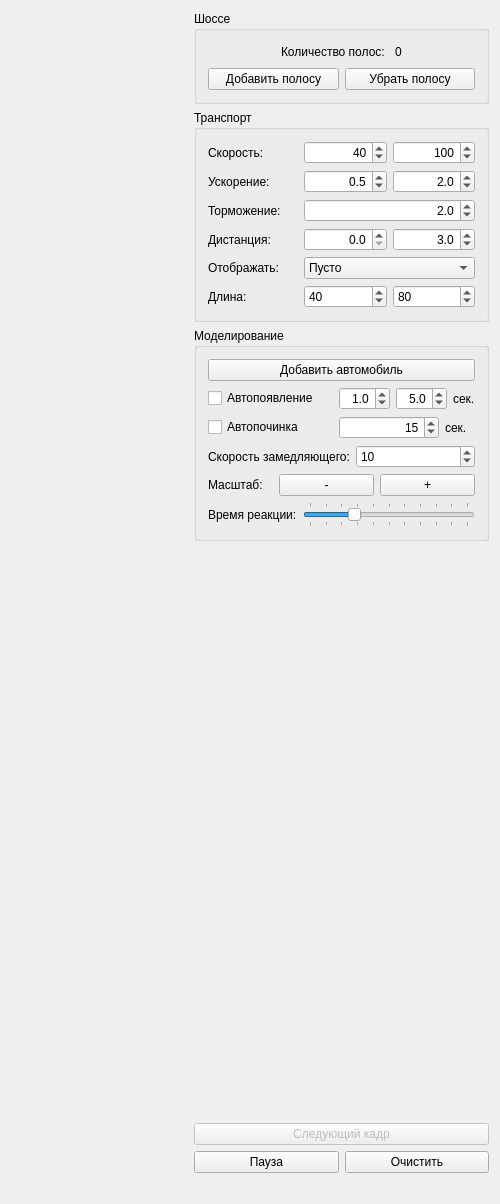
<?xml version="1.0" encoding="UTF-8"?>
<ui version="4.0">
 <class>ManipulatorWindow</class>
 <widget class="QMainWindow" name="ManipulatorWindow">
  <property name="windowModality">
   <enum>Qt::NonModal</enum>
  </property>
  <property name="geometry">
   <rect>
    <x>0</x>
    <y>0</y>
    <width>500</width>
    <height>1204</height>
   </rect>
  </property>
  <property name="sizePolicy">
   <sizepolicy hsizetype="MinimumExpanding" vsizetype="MinimumExpanding">
    <horstretch>0</horstretch>
    <verstretch>0</verstretch>
   </sizepolicy>
  </property>
  <property name="minimumSize">
   <size>
    <width>0</width>
    <height>0</height>
   </size>
  </property>
  <property name="windowTitle">
   <string>Highway</string>
  </property>
  <property name="toolTip">
   <string/>
  </property>
  <property name="tabShape">
   <enum>QTabWidget::Rounded</enum>
  </property>
  <property name="dockOptions">
   <set>QMainWindow::AllowTabbedDocks|QMainWindow::AnimatedDocks</set>
  </property>
  <widget class="QWidget" name="centralWidget">
   <layout class="QHBoxLayout" name="horizontalLayout_3">
    <item>
     <spacer name="highwaySpacerLeft">
      <property name="orientation">
       <enum>Qt::Horizontal</enum>
      </property>
      <property name="sizeHint" stdset="0">
       <size>
        <width>40</width>
        <height>20</height>
       </size>
      </property>
     </spacer>
    </item>
    <item>
     <layout class="QHBoxLayout" name="roadLayout">
      <property name="spacing">
       <number>0</number>
      </property>
      <property name="leftMargin">
       <number>10</number>
      </property>
      <property name="rightMargin">
       <number>10</number>
      </property>
     </layout>
    </item>
    <item>
     <spacer name="highwaySpacerRight">
      <property name="orientation">
       <enum>Qt::Horizontal</enum>
      </property>
      <property name="sizeHint" stdset="0">
       <size>
        <width>40</width>
        <height>20</height>
       </size>
      </property>
     </spacer>
    </item>
    <item>
     <layout class="QVBoxLayout" name="settingsLayout">
      <item>
       <widget class="QGroupBox" name="highwayBox">
        <property name="title">
         <string>Шоссе</string>
        </property>
        <layout class="QVBoxLayout" name="verticalLayout_2">
         <item>
          <layout class="QHBoxLayout" name="nLanes">
           <item>
            <spacer name="nLanesSpacerLeft">
             <property name="orientation">
              <enum>Qt::Horizontal</enum>
             </property>
             <property name="sizeHint" stdset="0">
              <size>
               <width>40</width>
               <height>20</height>
              </size>
             </property>
            </spacer>
           </item>
           <item>
            <widget class="QLabel" name="nLanesTextLabel">
             <property name="text">
              <string>Количество полос: </string>
             </property>
            </widget>
           </item>
           <item>
            <widget class="QLabel" name="nLanesLabel">
             <property name="text">
              <string>0</string>
             </property>
            </widget>
           </item>
           <item>
            <spacer name="nLanesSpacerRight">
             <property name="orientation">
              <enum>Qt::Horizontal</enum>
             </property>
             <property name="sizeHint" stdset="0">
              <size>
               <width>40</width>
               <height>20</height>
              </size>
             </property>
            </spacer>
           </item>
          </layout>
         </item>
         <item>
          <layout class="QHBoxLayout" name="buttonsLane">
           <item>
            <widget class="QPushButton" name="addLaneButton">
             <property name="text">
              <string>Добавить полосу</string>
             </property>
            </widget>
           </item>
           <item>
            <widget class="QPushButton" name="deleteLaneButton">
             <property name="text">
              <string>Убрать полосу</string>
             </property>
            </widget>
           </item>
          </layout>
         </item>
        </layout>
       </widget>
      </item>
      <item>
       <widget class="QGroupBox" name="transportBox">
        <property name="title">
         <string>Транспорт</string>
        </property>
        <layout class="QVBoxLayout" name="verticalLayout">
         <item>
          <layout class="QHBoxLayout" name="speedLayout">
           <item>
            <widget class="QLabel" name="speedLabel">
             <property name="minimumSize">
              <size>
               <width>90</width>
               <height>0</height>
              </size>
             </property>
             <property name="maximumSize">
              <size>
               <width>90</width>
               <height>16777215</height>
              </size>
             </property>
             <property name="text">
              <string>Скорость:</string>
             </property>
            </widget>
           </item>
           <item>
            <widget class="QSpinBox" name="spinMinSpeedBox">
             <property name="alignment">
              <set>Qt::AlignRight|Qt::AlignTrailing|Qt::AlignVCenter</set>
             </property>
             <property name="minimum">
              <number>10</number>
             </property>
             <property name="maximum">
              <number>130</number>
             </property>
             <property name="singleStep">
              <number>5</number>
             </property>
             <property name="value">
              <number>40</number>
             </property>
            </widget>
           </item>
           <item>
            <widget class="QSpinBox" name="spinMaxSpeedBox">
             <property name="alignment">
              <set>Qt::AlignRight|Qt::AlignTrailing|Qt::AlignVCenter</set>
             </property>
             <property name="minimum">
              <number>10</number>
             </property>
             <property name="maximum">
              <number>130</number>
             </property>
             <property name="singleStep">
              <number>5</number>
             </property>
             <property name="value">
              <number>100</number>
             </property>
            </widget>
           </item>
          </layout>
         </item>
         <item>
          <layout class="QHBoxLayout" name="accelerationLayout">
           <item>
            <widget class="QLabel" name="accelerationLabel">
             <property name="minimumSize">
              <size>
               <width>90</width>
               <height>0</height>
              </size>
             </property>
             <property name="maximumSize">
              <size>
               <width>90</width>
               <height>16777215</height>
              </size>
             </property>
             <property name="text">
              <string>Ускорение:</string>
             </property>
            </widget>
           </item>
           <item>
            <widget class="QDoubleSpinBox" name="spinMinAccBox">
             <property name="alignment">
              <set>Qt::AlignRight|Qt::AlignTrailing|Qt::AlignVCenter</set>
             </property>
             <property name="decimals">
              <number>1</number>
             </property>
             <property name="minimum">
              <double>0.000000000000000</double>
             </property>
             <property name="maximum">
              <double>1.000000000000000</double>
             </property>
             <property name="singleStep">
              <double>0.100000000000000</double>
             </property>
             <property name="value">
              <double>0.500000000000000</double>
             </property>
            </widget>
           </item>
           <item>
            <widget class="QDoubleSpinBox" name="spinMaxAccBox">
             <property name="alignment">
              <set>Qt::AlignRight|Qt::AlignTrailing|Qt::AlignVCenter</set>
             </property>
             <property name="decimals">
              <number>1</number>
             </property>
             <property name="minimum">
              <double>0.100000000000000</double>
             </property>
             <property name="maximum">
              <double>10.000000000000000</double>
             </property>
             <property name="singleStep">
              <double>0.100000000000000</double>
             </property>
             <property name="value">
              <double>2.000000000000000</double>
             </property>
            </widget>
           </item>
          </layout>
         </item>
         <item>
          <layout class="QHBoxLayout" name="decelerationLayout">
           <item>
            <widget class="QLabel" name="decelerationLabel">
             <property name="maximumSize">
              <size>
               <width>90</width>
               <height>16777215</height>
              </size>
             </property>
             <property name="text">
              <string>Торможение:</string>
             </property>
            </widget>
           </item>
           <item>
            <widget class="QDoubleSpinBox" name="spinMaxDecBox">
             <property name="alignment">
              <set>Qt::AlignRight|Qt::AlignTrailing|Qt::AlignVCenter</set>
             </property>
             <property name="decimals">
              <number>1</number>
             </property>
             <property name="minimum">
              <double>1.000000000000000</double>
             </property>
             <property name="maximum">
              <double>5.000000000000000</double>
             </property>
             <property name="singleStep">
              <double>0.100000000000000</double>
             </property>
             <property name="value">
              <double>2.000000000000000</double>
             </property>
            </widget>
           </item>
          </layout>
         </item>
         <item>
          <layout class="QHBoxLayout" name="distanceLayout">
           <item>
            <widget class="QLabel" name="distanceLabel">
             <property name="minimumSize">
              <size>
               <width>90</width>
               <height>0</height>
              </size>
             </property>
             <property name="maximumSize">
              <size>
               <width>90</width>
               <height>16777215</height>
              </size>
             </property>
             <property name="text">
              <string>Дистанция:</string>
             </property>
            </widget>
           </item>
           <item>
            <widget class="QDoubleSpinBox" name="spinMinDistanceBox">
             <property name="alignment">
              <set>Qt::AlignRight|Qt::AlignTrailing|Qt::AlignVCenter</set>
             </property>
             <property name="decimals">
              <number>1</number>
             </property>
             <property name="minimum">
              <double>0.000000000000000</double>
             </property>
             <property name="maximum">
              <double>3.000000000000000</double>
             </property>
             <property name="singleStep">
              <double>0.100000000000000</double>
             </property>
            </widget>
           </item>
           <item>
            <widget class="QDoubleSpinBox" name="spinMaxDistanceBox">
             <property name="alignment">
              <set>Qt::AlignRight|Qt::AlignTrailing|Qt::AlignVCenter</set>
             </property>
             <property name="decimals">
              <number>1</number>
             </property>
             <property name="minimum">
              <double>0.000000000000000</double>
             </property>
             <property name="maximum">
              <double>5.000000000000000</double>
             </property>
             <property name="singleStep">
              <double>0.100000000000000</double>
             </property>
             <property name="value">
              <double>3.000000000000000</double>
             </property>
            </widget>
           </item>
          </layout>
         </item>
         <item>
          <layout class="QHBoxLayout" name="horizontalLayout">
           <item>
            <widget class="QLabel" name="label_2">
             <property name="minimumSize">
              <size>
               <width>90</width>
               <height>0</height>
              </size>
             </property>
             <property name="maximumSize">
              <size>
               <width>90</width>
               <height>16777215</height>
              </size>
             </property>
             <property name="text">
              <string>Отображать: </string>
             </property>
            </widget>
           </item>
           <item>
            <widget class="QComboBox" name="carTextComboBox">
             <property name="currentText">
              <string>Пусто</string>
             </property>
             <item>
              <property name="text">
               <string>Пусто</string>
              </property>
             </item>
             <item>
              <property name="text">
               <string>Скорость</string>
              </property>
             </item>
             <item>
              <property name="text">
               <string>Номер</string>
              </property>
             </item>
             <item>
              <property name="text">
               <string>Состояние</string>
              </property>
             </item>
             <item>
              <property name="text">
               <string>Позиция</string>
              </property>
             </item>
            </widget>
           </item>
          </layout>
         </item>
         <item>
          <layout class="QHBoxLayout" name="horizontalLayout_4">
           <item>
            <widget class="QLabel" name="carLengthLabel">
             <property name="minimumSize">
              <size>
               <width>90</width>
               <height>0</height>
              </size>
             </property>
             <property name="maximumSize">
              <size>
               <width>90</width>
               <height>16777215</height>
              </size>
             </property>
             <property name="text">
              <string>Длина:</string>
             </property>
            </widget>
           </item>
           <item>
            <widget class="QSpinBox" name="spinMinCarLengthBox">
             <property name="minimum">
              <number>30</number>
             </property>
             <property name="maximum">
              <number>120</number>
             </property>
             <property name="singleStep">
              <number>5</number>
             </property>
             <property name="value">
              <number>40</number>
             </property>
            </widget>
           </item>
           <item>
            <widget class="QSpinBox" name="spinMaxCarLengthBox">
             <property name="minimum">
              <number>30</number>
             </property>
             <property name="maximum">
              <number>120</number>
             </property>
             <property name="singleStep">
              <number>5</number>
             </property>
             <property name="value">
              <number>80</number>
             </property>
            </widget>
           </item>
          </layout>
         </item>
        </layout>
       </widget>
      </item>
      <item>
       <widget class="QGroupBox" name="modellingBox">
        <property name="title">
         <string>Моделирование</string>
        </property>
        <layout class="QVBoxLayout" name="verticalLayout_3">
         <item>
          <widget class="QPushButton" name="addCarButton">
           <property name="text">
            <string>Добавить автомобиль</string>
           </property>
          </widget>
         </item>
         <item>
          <layout class="QHBoxLayout" name="autoAppear">
           <item>
            <widget class="QCheckBox" name="autoAppearCheckBox">
             <property name="minimumSize">
              <size>
               <width>125</width>
               <height>0</height>
              </size>
             </property>
             <property name="maximumSize">
              <size>
               <width>125</width>
               <height>16777215</height>
              </size>
             </property>
             <property name="text">
              <string>Автопоявление</string>
             </property>
            </widget>
           </item>
           <item>
            <widget class="QDoubleSpinBox" name="spinMinAppearTimeBox">
             <property name="alignment">
              <set>Qt::AlignRight|Qt::AlignTrailing|Qt::AlignVCenter</set>
             </property>
             <property name="decimals">
              <number>1</number>
             </property>
             <property name="minimum">
              <double>0.000000000000000</double>
             </property>
             <property name="maximum">
              <double>10.000000000000000</double>
             </property>
             <property name="singleStep">
              <double>0.100000000000000</double>
             </property>
             <property name="value">
              <double>1.000000000000000</double>
             </property>
            </widget>
           </item>
           <item>
            <widget class="QDoubleSpinBox" name="spinMaxAppearTimeBox">
             <property name="alignment">
              <set>Qt::AlignRight|Qt::AlignTrailing|Qt::AlignVCenter</set>
             </property>
             <property name="decimals">
              <number>1</number>
             </property>
             <property name="minimum">
              <double>0.100000000000000</double>
             </property>
             <property name="maximum">
              <double>10.000000000000000</double>
             </property>
             <property name="singleStep">
              <double>0.100000000000000</double>
             </property>
             <property name="value">
              <double>5.000000000000000</double>
             </property>
            </widget>
           </item>
           <item>
            <widget class="QLabel" name="label">
             <property name="text">
              <string>сек.</string>
             </property>
            </widget>
           </item>
          </layout>
         </item>
         <item>
          <layout class="QHBoxLayout" name="autoFix">
           <item>
            <widget class="QCheckBox" name="autoFixCheckBox">
             <property name="minimumSize">
              <size>
               <width>125</width>
               <height>0</height>
              </size>
             </property>
             <property name="maximumSize">
              <size>
               <width>125</width>
               <height>16777215</height>
              </size>
             </property>
             <property name="text">
              <string>Автопочинка</string>
             </property>
            </widget>
           </item>
           <item>
            <widget class="QSpinBox" name="spinAutoFixTimeBox">
             <property name="alignment">
              <set>Qt::AlignRight|Qt::AlignTrailing|Qt::AlignVCenter</set>
             </property>
             <property name="minimum">
              <number>1</number>
             </property>
             <property name="maximum">
              <number>60</number>
             </property>
             <property name="value">
              <number>15</number>
             </property>
            </widget>
           </item>
           <item>
            <widget class="QLabel" name="fixSecondsLabel">
             <property name="sizePolicy">
              <sizepolicy hsizetype="Minimum" vsizetype="Preferred">
               <horstretch>0</horstretch>
               <verstretch>0</verstretch>
              </sizepolicy>
             </property>
             <property name="maximumSize">
              <size>
               <width>30</width>
               <height>16777215</height>
              </size>
             </property>
             <property name="text">
              <string>сек.</string>
             </property>
            </widget>
           </item>
          </layout>
         </item>
         <item>
          <layout class="QHBoxLayout" name="crawling">
           <item>
            <widget class="QLabel" name="crawlingSpeedLabel">
             <property name="text">
              <string>Скорость замедляющего:</string>
             </property>
            </widget>
           </item>
           <item>
            <widget class="QSpinBox" name="spinCrawlingSpeedBox">
             <property name="maximum">
              <number>40</number>
             </property>
             <property name="value">
              <number>10</number>
             </property>
            </widget>
           </item>
          </layout>
         </item>
         <item>
          <layout class="QHBoxLayout" name="scale">
           <item>
            <widget class="QLabel" name="scaleLabel">
             <property name="maximumSize">
              <size>
               <width>65</width>
               <height>16777215</height>
              </size>
             </property>
             <property name="text">
              <string>Масштаб:</string>
             </property>
            </widget>
           </item>
           <item>
            <widget class="QPushButton" name="zoomOutButton">
             <property name="maximumSize">
              <size>
               <width>16777215</width>
               <height>16777215</height>
              </size>
             </property>
             <property name="text">
              <string>-</string>
             </property>
             <property name="autoDefault">
              <bool>false</bool>
             </property>
             <property name="default">
              <bool>false</bool>
             </property>
            </widget>
           </item>
           <item>
            <widget class="QPushButton" name="zoomInButton">
             <property name="maximumSize">
              <size>
               <width>16777215</width>
               <height>16777215</height>
              </size>
             </property>
             <property name="text">
              <string>+</string>
             </property>
            </widget>
           </item>
          </layout>
         </item>
         <item>
          <layout class="QHBoxLayout" name="horizontalLayout_2">
           <item>
            <widget class="QLabel" name="reactionLabel">
             <property name="text">
              <string>Время реакции:</string>
             </property>
            </widget>
           </item>
           <item>
            <widget class="QSlider" name="reactionSlider">
             <property name="minimum">
              <number>1</number>
             </property>
             <property name="maximum">
              <number>51</number>
             </property>
             <property name="singleStep">
              <number>1</number>
             </property>
             <property name="value">
              <number>15</number>
             </property>
             <property name="sliderPosition">
              <number>15</number>
             </property>
             <property name="orientation">
              <enum>Qt::Horizontal</enum>
             </property>
             <property name="invertedAppearance">
              <bool>false</bool>
             </property>
             <property name="invertedControls">
              <bool>false</bool>
             </property>
             <property name="tickPosition">
              <enum>QSlider::TicksBothSides</enum>
             </property>
             <property name="tickInterval">
              <number>5</number>
             </property>
            </widget>
           </item>
          </layout>
         </item>
        </layout>
       </widget>
      </item>
      <item>
       <spacer name="carsTabVerticalSpacer">
        <property name="orientation">
         <enum>Qt::Vertical</enum>
        </property>
        <property name="sizeHint" stdset="0">
         <size>
          <width>20</width>
          <height>549</height>
         </size>
        </property>
       </spacer>
      </item>
      <item>
       <widget class="QPushButton" name="nextFrameButton">
        <property name="enabled">
         <bool>false</bool>
        </property>
        <property name="text">
         <string>Следующий кадр</string>
        </property>
       </widget>
      </item>
      <item>
       <layout class="QHBoxLayout" name="globalSettings">
        <item>
         <widget class="QPushButton" name="pauseButton">
          <property name="text">
           <string>Пауза</string>
          </property>
          <property name="checkable">
           <bool>true</bool>
          </property>
         </widget>
        </item>
        <item>
         <widget class="QPushButton" name="cleanButton">
          <property name="text">
           <string>Очистить</string>
          </property>
         </widget>
        </item>
       </layout>
      </item>
      <item>
       <spacer name="horizontalSettingsSpacer">
        <property name="orientation">
         <enum>Qt::Horizontal</enum>
        </property>
        <property name="sizeHint" stdset="0">
         <size>
          <width>40</width>
          <height>20</height>
         </size>
        </property>
       </spacer>
      </item>
     </layout>
    </item>
   </layout>
  </widget>
 </widget>
 <layoutdefault spacing="6" margin="11"/>
 <resources/>
 <connections/>
</ui>
